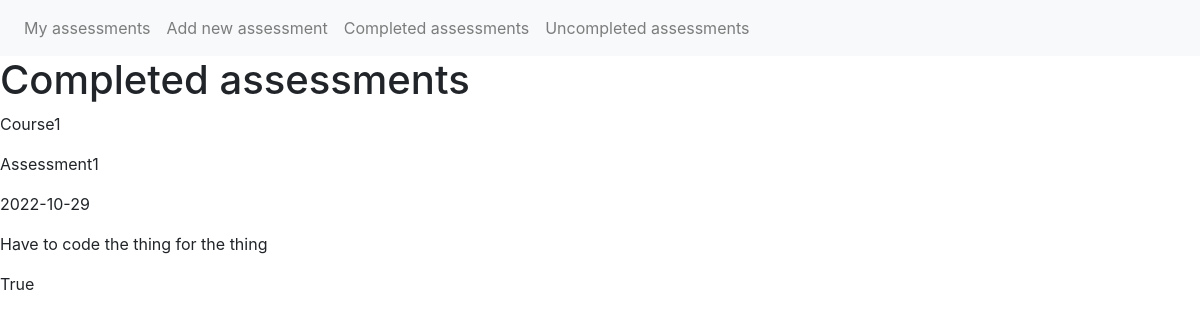
The page /completed on the database as committed earlier.
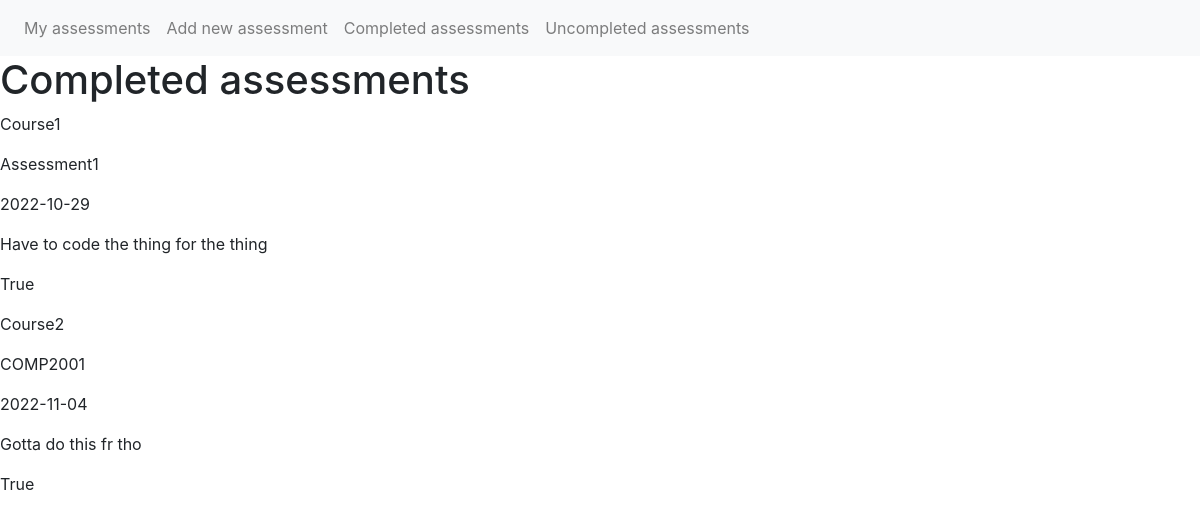
The same page on the database as committed later.
### app/models.py (models this page shows)
class Assessment(db.Model):
    id = db.Column(db.Integer, primary_key=True)
    title = db.Column(db.String(50))
    code = db.Column(db.String(20))
    deadline = db.Column(db.Date)
    description = db.Column(db.String(1000))
    complete = db.Column(db.Boolean)

### app/views.py (the view)
@app.route('/completed', methods=['GET', 'POST'])
def completed():
    return render_template('complete.html', assessments=[x for x in Assessment.query.all() if x.complete])

### app/templates/complete.html
{% extends "base.html" %}
{% block content %}
<h1>Completed assessments</h1>
<body>
    {% for ass in assessments %}
    <div>
        <p>{{ ass.title }}</p>
    </div>
    <div>
        <p>{{ ass.code }}</p>
    </div>
    <div>
        <p>{{ ass.deadline }}</p>
    </div>
    <div>
        <p>{{ ass.description }}</p>
    </div>
    <div>
        <p>{{ ass.complete }}</p>
    </div>
    {% endfor %}
</body>
{% endblock %}

Rows that differ between the two databases and show on the page:
now on this page (row edited): Assessment: title "Course2", code "COMP2001", deadline "2022-11-04", description "Gotta do this fr tho", complete "True"
